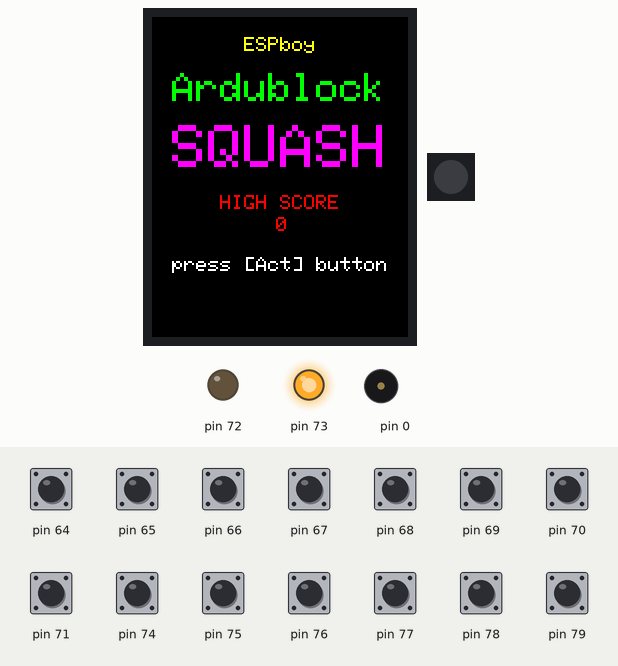
Simulated run of this sketch. Board: Arduino Uno, built for the host (arithmetic inside an expression is 32-bit, double 64-bit). Shown: 128×160 colour display, 1 RGB LEDs in strip order, left to right, output pins drawn as LEDs (lit = HIGH), buzzer (waves = sounding). The test bench sets the inputs (shaded band); at power-on: pin 64–71, pin 74–79 HIGH. EEPROM starts erased; pins used as bus, display or sensor lines are not drawn.

Above: at 1.3 s.
1.4 s: pin 68 pulled LOW for 0.15 s
At 2.9 s:
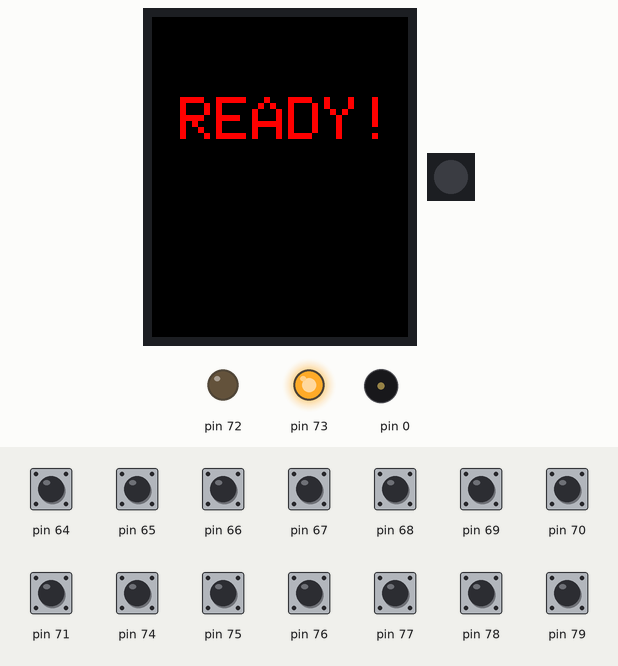
At 5.6 s:
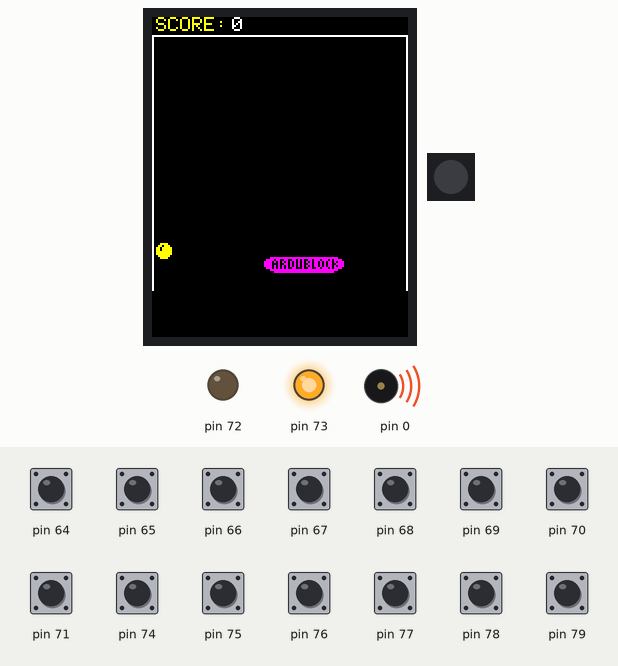
7.5 s: pin 68 pulled LOW for 1 s
At 9.4 s:
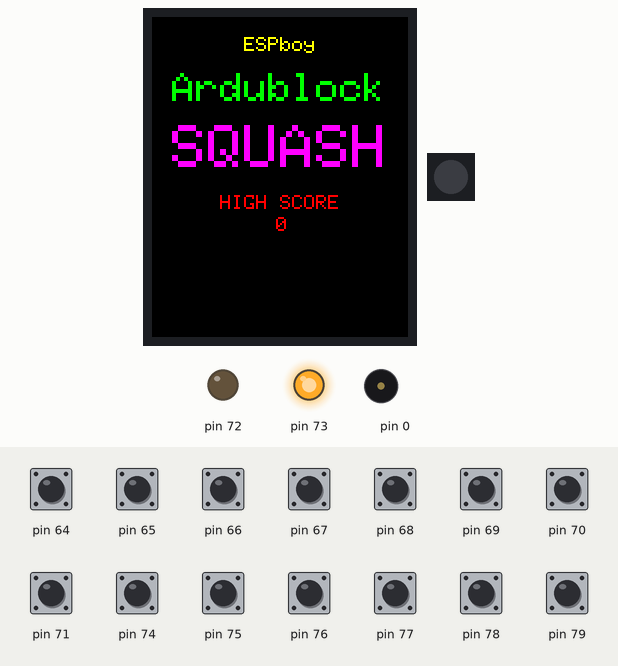
Timing chart, 0 to 10.9 s (numbered marks = the images above; inputs shaded):
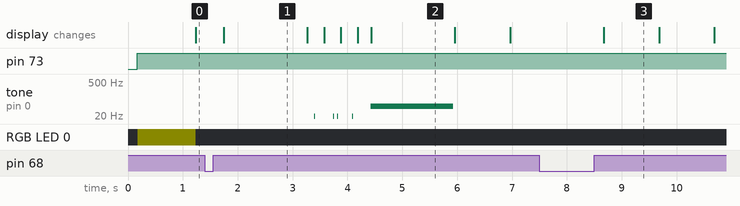

The sketch:

ESPboy_ArdublockSquash.ino
```cpp
 #include <avr/pgmspace.h>

#include <Wire.h>
 #include <Adafruit_MCP23X17.h>

#include <EEPROM.h>


int pltX = 56;
int pltY = 120;
int pltXprev = pltX;
int sphY = 102;
int sphYprev = sphY;
int sphX = pltX + 20;
int sphXprev = sphX;
int sphDX = 2;
int sphDY = -1;
byte gameID = 133;
byte scorePrev = 0;
byte scoreGame = 0;
boolean switchFlag = 0;
boolean keyLeft = 0;
boolean keyRight = 0;
boolean keyUp = 0;
boolean keyDown = 0;
boolean keyAct = 0;
boolean keyEsc = 0;

const unsigned char platform[] PROGMEM= {0x1f, 0xff, 0xff, 0xff, 0xf8, 0x7b, 0x33, 0x53, 0x77, 0x5e, 0xf5, 0x55, 0x55, 0x6a, 0xd7, 0xf1,    0x35, 0x53, 0x6a, 0xcf, 0xf5, 0x55, 0x55, 0x6a, 0xd7, 0x75, 0x53, 0x13, 0x37, 0x5e, 0x1f, 0xff,   0xff, 0xff, 0xf8, 0x07, 0xff, 0xff, 0xff, 0xe0};

const unsigned char sphere[] PROGMEM= {0x3c, 0x6e, 0xdf, 0xdf, 0xff, 0xff, 0x7e, 0x3c};

#include <SPI.h>
 #include <Adafruit_GFX.h>
 #include <Adafruit_ST7735.h>
 Adafruit_ST7735 tft1=Adafruit_ST7735((-1),16,(-1));

Adafruit_MCP23X17 mcp;

const unsigned char ESPboylogo[] PROGMEM= { 0x00, 0x00, 0x00, 0x00, 0x00, 0x00, 0x00, 0x00, 0x00, 0x00, 0x00, 0x07, 0x80, 0x00, 0x1e, 0x00,   0x00, 0x00, 0x00, 0x00, 0x0f, 0xc0, 0x00, 0x3f, 0x00, 0x00, 0x00, 0x00, 0x00, 0x0f, 0xc1, 0xf8,   0x3f, 0x00, 0x00, 0x00, 0x00, 0x00, 0x0b, 0xc3, 0xfc, 0x2f, 0x00, 0x00, 0x00, 0x00, 0x00, 0x0d,   0xc7, 0xfe, 0x37, 0x00, 0x00, 0x00, 0x00, 0x00, 0x07, 0x87, 0xfe, 0x1e, 0x00, 0x00, 0x00, 0x00,   0x00, 0x00, 0x07, 0xfe, 0x00, 0x00, 0x00, 0x00, 0x00, 0x00, 0x00, 0x05, 0xfe, 0x00, 0x00, 0x00,   0x00, 0x00, 0x00, 0x00, 0x05, 0xfe, 0x00, 0x00, 0x00, 0x00, 0x00, 0x00, 0x00, 0x04, 0xfe, 0x00,   0x00, 0x00, 0x00, 0x00, 0x00, 0x07, 0x82, 0x7c, 0x1e, 0x00, 0x00, 0x00, 0x00, 0x00, 0x0f, 0xc1,   0xf8, 0x3f, 0x00, 0x00, 0x00, 0x00, 0x00, 0x0f, 0xc0, 0x00, 0x3f, 0x00, 0x00, 0x00, 0x00, 0x00,   0x0b, 0xc0, 0x00, 0x2f, 0x00, 0x00, 0x00, 0x00, 0x00, 0x0d, 0xc0, 0xf0, 0x37, 0x00, 0x00, 0x00,   0x00, 0x00, 0x07, 0x81, 0xf8, 0x1e, 0x00, 0x00, 0x00, 0x00, 0x00, 0x00, 0x01, 0xf8, 0x00, 0x00,   0x00, 0x00, 0x00, 0x00, 0x00, 0x01, 0x78, 0x00, 0x00, 0x00, 0x00, 0x00, 0x00, 0x00, 0x01, 0xb8,   0x00, 0x00, 0x00, 0x00, 0x00, 0x00, 0x07, 0x80, 0xf0, 0x1e, 0x00, 0x00, 0x00, 0x00, 0x00, 0x0f,   0xc0, 0x00, 0x3f, 0x00, 0x00, 0x00, 0x00, 0x00, 0x0f, 0xc0, 0x00, 0x3f, 0x00, 0x00, 0x00, 0x00,   0x00, 0x0b, 0xc0, 0xf0, 0x2f, 0x00, 0x00, 0x00, 0x00, 0x00, 0x0d, 0xc1, 0xf8, 0x37, 0x00, 0x00,   0x00, 0x00, 0x00, 0x07, 0x81, 0xf8, 0x1e, 0x00, 0x00, 0x00, 0x00, 0x00, 0x00, 0x01, 0x78, 0x00,   0x00, 0x00, 0x00, 0x00, 0x00, 0x00, 0x01, 0xb8, 0x00, 0x00, 0x00, 0x00, 0x00, 0x00, 0x00, 0x00,   0xf0, 0x00, 0x00, 0x00, 0x00, 0x00, 0x00, 0x00, 0x00, 0x00, 0x00, 0x00, 0x00, 0x00, 0x00, 0x00,   0x00, 0x00, 0x00, 0x00, 0x00, 0x00, 0x00, 0x00, 0x00, 0x00, 0x00, 0x00, 0x00, 0x00, 0x00, 0x00,   0x00, 0x00, 0x00, 0x00, 0x00, 0x00, 0x00, 0x00, 0x00, 0x00, 0x00, 0x00, 0x78, 0x01, 0xe0, 0x00,   0x00, 0x00, 0x00, 0x00, 0x00, 0xfc, 0x03, 0xf0, 0x00, 0x00, 0x00, 0x00, 0x00, 0x00, 0xfc, 0x03,   0xf0, 0x00, 0x00, 0x00, 0x00, 0x00, 0x00, 0xbc, 0x02, 0xf0, 0x00, 0x00, 0x00, 0x00, 0x00, 0x00,   0xdc, 0x03, 0x70, 0x00, 0x00, 0x00, 0x00, 0x00, 0x00, 0x78, 0x01, 0xe0, 0x00, 0x00, 0x00, 0x00,   0x00, 0x00, 0x00, 0x00, 0x00, 0x00, 0x00, 0x00, 0x00, 0x00, 0x01, 0xe0, 0x00, 0x3c, 0x00, 0x00,   0x00, 0x00, 0x00, 0x03, 0xf0, 0x00, 0x7e, 0x00, 0x00, 0x00, 0x00, 0x00, 0x03, 0xf0, 0x00, 0x7e,   0x00, 0x00, 0x00, 0x00, 0x00, 0x02, 0xf0, 0x00, 0x5e, 0x00, 0x00, 0x00, 0x00, 0x00, 0x03, 0x70,   0x00, 0x6e, 0x00, 0x00, 0x00, 0x00, 0x00, 0x01, 0xe0, 0x00, 0x3c, 0x00, 0x00, 0x00, 0x00, 0x00,   0x00, 0x00, 0x00, 0x00, 0x00, 0x00, 0x00, 0x00, 0xff, 0xff, 0xff, 0xff, 0xff, 0xff, 0xf8, 0x00,   0x00, 0xff, 0xff, 0xff, 0xff, 0xff, 0xff, 0xf8, 0x00, 0x00, 0xff, 0xff, 0xff, 0xff, 0xff, 0xff,   0xf8, 0x00, 0x00, 0x00, 0x00, 0x00, 0x00, 0x00, 0x00, 0x00, 0x00, 0x00, 0x00, 0x00, 0x00, 0x00,   0x00, 0x00, 0x00, 0x00, 0x00, 0x07, 0xe7, 0xef, 0xcc, 0x00, 0x00, 0x00, 0x00, 0x00, 0x07, 0xef,   0xef, 0xec, 0x00, 0x00, 0x00, 0x00, 0x00, 0x07, 0x0c, 0x0c, 0x6f, 0x8f, 0x33, 0x00, 0x00, 0x00,   0x07, 0xcf, 0x8c, 0x6f, 0xdf, 0xb3, 0x00, 0x00, 0x00, 0x07, 0xc7, 0xcf, 0xec, 0xd9, 0xb3, 0x00,   0x00, 0x00, 0x07, 0x03, 0xef, 0xcc, 0xd9, 0xb3, 0x00, 0x00, 0x00, 0x07, 0x00, 0x6c, 0x0c, 0xd9,   0xb3, 0x00, 0x00, 0x00, 0x07, 0xef, 0xec, 0x0f, 0xdf, 0xbf, 0x00, 0x00, 0x00, 0x07, 0xef, 0xcc,   0x0f, 0x8f, 0x1f, 0x00, 0x00, 0x00, 0x00, 0x00, 0x00, 0x00, 0x00, 0x03, 0x00, 0x00, 0x00, 0x00,   0x00, 0x00, 0x00, 0x00, 0x1f, 0x00, 0x00, 0x00, 0x00, 0x00, 0x00, 0x00, 0x00, 0x1e, 0x00, 0x00};

 #include <Adafruit_NeoPixel.h>
 #ifdef __AVR__
  #include <avr/power.h>
 #endif

Adafruit_NeoPixel pixels_2 = Adafruit_NeoPixel(1, 2, NEO_GRB + NEO_KHZ800);

long temps1=0 ;

void mainGame() {
  scoreGame = 0;
  sphY = 102;
  sphYprev = sphY;
  sphX = pltX + 20;
  sphXprev = sphX;
  sphDX = 2;
  sphDY = -1;
  tft1.fillScreen(ST7735_BLACK);
       tft1.setCursor(2, 0);
     tft1.setTextColor(ST7735_YELLOW,0);
      tft1.setTextSize(1);
     tft1.println("SCORE:");
         tft1.setCursor(40, 0);
     tft1.setTextColor(ST7735_WHITE,0);
      tft1.setTextSize(1);
     tft1.println(String(scoreGame));
    tft1.drawFastVLine(0, 9, 128, 0xFFFF); tft1.drawFastVLine(127, 9, 128, 0xFFFF); tft1.drawFastHLine(0, 9, 128, 0xFFFF);
  while (1 == 1){
    delay(0);
    getKeys();
    if (keyRight && pltX < 86) {
      pltX = pltX + 1;
    }
    if (keyLeft && pltX > 2) {
      pltX = pltX - 1;
    }
    if (sphX > 117 || sphX < 3) {
      sphDX = 0 - sphDX;
      noTone(0);
      tone(0, 10, 10);
    }
    if (sphY > 118 || sphY < 11) {
      sphDY = 0 - sphDY;
      noTone(0);
      tone(0, 10, 10);
    }
    sphX = sphX + sphDX;
    sphY = sphY + sphDY;
    tft1.drawBitmap(pltXprev,pltY,platform,40,8,ST7735_BLACK);
    tft1.drawBitmap(pltX,pltY,platform,40,8,ST7735_MAGENTA);
    tft1.drawBitmap(sphXprev,sphYprev,sphere,8,8,ST7735_BLACK);
    tft1.drawBitmap(sphX,sphY,sphere,8,8,ST7735_YELLOW);
    if (sphY > pltY - 8) {
      if (sphX > pltX - 8 && sphX < pltX + 40) {
             tft1.setCursor(40, 0);
           tft1.setTextColor(ST7735_BLACK,0);
            tft1.setTextSize(1);
           tft1.println(String(scoreGame));
          scoreGame = scoreGame + 1;
             tft1.setCursor(40, 0);
           tft1.setTextColor(ST7735_WHITE,0);
            tft1.setTextSize(1);
           tft1.println(String(scoreGame));
          sphDY = 0 - sphDY;
        tone(0, 100, 30);
      } else {
        tone(0,50,1500);
         delay(1500);
        break;
         }
    }
    pltXprev = pltX;
    sphXprev = sphX;
    sphYprev = sphY;
    delay(1);
  }
}

void initESPboy() {
   mcp.digitalWrite(8, 0);
  mcp.digitalWrite(9, 1);
    for (int i=0;i<8;i++)mcp.pinMode(i, INPUT_PULLUP);
  tft1.drawBitmap(30,24,ESPboylogo,68,64,ST7735_YELLOW);
       tft1.setCursor(15, 102);
     tft1.setTextColor(ST7735_YELLOW,0);
      tft1.setTextSize(1);
     tft1.println("Ardublock SQUASH");
    pixels_2.setBrightness(10);
   pixels_2.setPixelColor(1-1, pixels_2.Color(255,255,0));
   pixels_2.show();
   delay(1000);
  pixels_2.setBrightness(0);
   pixels_2.setPixelColor(1-1, pixels_2.Color(0,0,0));
   pixels_2.show();
   tft1.fillScreen(ST7735_BLACK);
  pinMode(2, OUTPUT);
   digitalWrite(2, 1);
}

void getKeys() {
  uint8_t keysReaded = ~mcp.readGPIOAB() & 255;
  keyLeft = keysReaded & 1;
  keyUp = keysReaded & 2;
  keyDown = keysReaded & 4;
  keyRight = keysReaded & 8;
  keyAct = keysReaded & 16;
  keyEsc = keysReaded & 32;
}

void loadScore() {
  scorePrev = EEPROM.read(10);
  if (scorePrev == gameID) {
    scorePrev = EEPROM.read(11);
  } else {
    scorePrev = 0;
    scoreGame = 0;
    saveScore();
  }
}

void startScreen() {
  tft1.fillScreen(ST7735_BLACK);
       tft1.setCursor(46, 10);
     tft1.setTextColor(ST7735_YELLOW,0);
      tft1.setTextSize(1);
     tft1.println("ESPboy");
         tft1.setCursor(10, 28);
     tft1.setTextColor(ST7735_GREEN,0);
      tft1.setTextSize(2);
     tft1.println("Ardublock");
         tft1.setCursor(10, 54);
     tft1.setTextColor(ST7735_MAGENTA,0);
      tft1.setTextSize(3);
     tft1.println("SQUASH");
         tft1.setCursor(34, 89);
     tft1.setTextColor(ST7735_RED,0);
      tft1.setTextSize(1);
     tft1.println("HIGH SCORE");
    loadScore();
       tft1.setCursor((136-((String)scorePrev).length()*12)/2, 100);
     tft1.setTextColor(ST7735_RED,0);
      tft1.setTextSize(1);
     tft1.println(String(scorePrev));
    pressAct();
}

void saveScore() {
  EEPROM.write(10,gameID);
   EEPROM.write(11,scoreGame);
   EEPROM.commit();
}

void pressAct() {
  while (keyAct == 0){
    getKeys();
    if ((millis()-temps1)>=1*1000) {
      temps1=millis();
      switchFlag = !switchFlag;
    }
    if (switchFlag) {
           tft1.setCursor(10, 120);
         tft1.setTextColor(ST7735_WHITE,0);
          tft1.setTextSize(1);
         tft1.println("press [Act] button");
        } else {
           tft1.setCursor(10, 120);
         tft1.setTextColor(ST7735_BLACK,0);
          tft1.setTextSize(1);
         tft1.println("press [Act] button");
        }
  }
  waitUnpressed();
}

void gameOver() {
  tft1.fillScreen(ST7735_BLACK);
       tft1.setCursor(10, 18);
     tft1.setTextColor(ST7735_MAGENTA,0);
      tft1.setTextSize(3);
     tft1.println("SQUASH");
         tft1.setCursor(34, 48);
     tft1.setTextColor(ST7735_YELLOW,0);
      tft1.setTextSize(2);
     tft1.println("SCORE");
         tft1.setCursor((128-((String)scoreGame).length()*12)/2, 70);
     tft1.setTextColor(ST7735_WHITE,0);
      tft1.setTextSize(2);
     tft1.println(String(scoreGame));
    if (scoreGame > scorePrev) {
         tft1.setCursor(16, 93);
       tft1.setTextColor(ST7735_RED,0);
        tft1.setTextSize(1);
       tft1.println("CONGRATULATIONS!");
           tft1.setCursor(34, 103);
       tft1.setTextColor(ST7735_RED,0);
        tft1.setTextSize(1);
       tft1.println("HIGH SCORE");
      saveScore();
  }
  pressAct();
}

void waitUnpressed() {
  while (keyAct == 1){
    getKeys();
    delay(100);
  }
}


void setup() {
  pinMode(0, OUTPUT);
    EEPROM.begin(100);

     tft1.initR(INITR_REDTAB);
  tft1.setRotation(0);
 tft1.fillScreen(ST7735_BLACK);

  mcp.begin_I2C();

  mcp.pinMode(8, OUTPUT);
  mcp.pinMode(9, OUTPUT);
  pixels_2.begin();

}

void loop() {
    initESPboy();
    while (1 == 1){
      startScreen();
      tft1.fillScreen(ST7735_BLACK);
           tft1.setCursor(14, 40);
         tft1.setTextColor(ST7735_RED,0);
          tft1.setTextSize(3);
         tft1.println("READY!");
        delay(1500);
      mainGame();
      waitUnpressed();
      gameOver();
      waitUnpressed();
    }

}
```

Measured:
- after the input at 1.4 s, tone on pin 0: plays 10 Hz for 0.01 s, 10 Hz for 0.01 s, 10 Hz for 0.01 s, 10 Hz for 0.01 s, 50 Hz for 1.5 s, starting after 2.0 s; the display: changes after 0.34 s (image 1)
- after the input at 7.5 s, the display: changes after 1.2 s (image 3)
- what the display in image 1 shows lasts 1.6 s, from 1.7 s to 3.3 s
- what the display in image 3 shows lasts 1.0 s, from 8.7 s to 9.7 s
